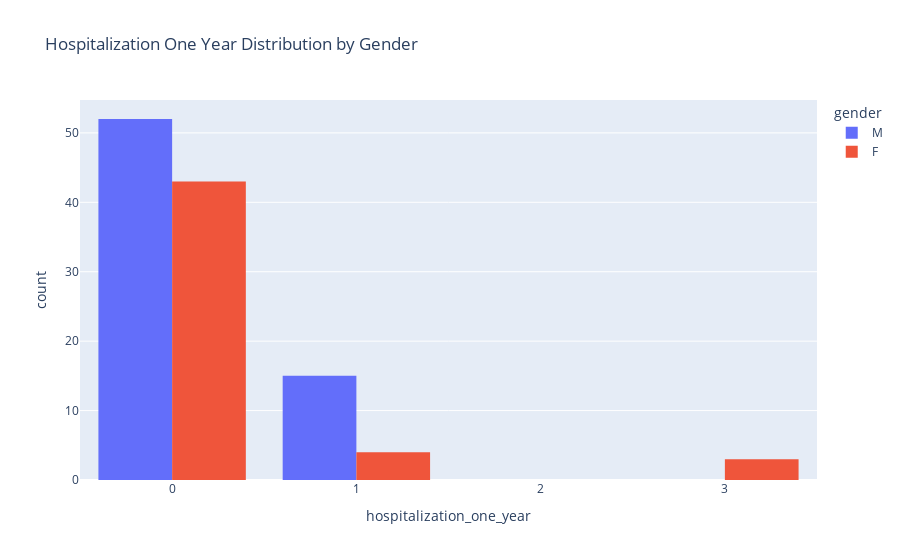

Notebook cell for this chart:
### Code cell
# A histogram for Hospitalization One Year, split by Gender
fig = px.histogram(data, x='hospitalization_one_year', color='gender', barmode='group',
                   title='Hospitalization One Year Distribution by Gender')
fig.show()

### Figure 1 — Plotly figure (JSON) as saved in the notebook; plotly's stock layout.template omitted (floating-point values rounded to 4 significant figures)
{"data": [{"alignmentgroup": "True", "bingroup": "x", "hovertemplate": "gender=M<br>hospitalization_one_year=%{x}<br>count=%{y}<extra></extra>", "legendgroup": "M", "marker": {"color": "#636efa", "pattern": {"shape": ""}}, "name": "M", "offsetgroup": "M", "orientation": "v", "showlegend": true, "type": "histogram", "x": [0, 0, 0, 0, 0, 0, 0, 0, 1, 1, 1, 1, 0, 0, 0, 0, 0, 0, 0, 0, 0, 0, 0, 0, 1, 1, 0, 0, 0, 0, 0, 0, 0, 0, 0, 0, 0, 0, 1, 0, 0, 0, 0, 0, 0, 0, 0, 0, 0, 0, 0, 0, 0, 1, 1, 1, 0, 0, 0, 0, 0, 1, 1, 0, 1, 1, 1], "xaxis": "x", "yaxis": "y"}, {"alignmentgroup": "True", "bingroup": "x", "hovertemplate": "gender=F<br>hospitalization_one_year=%{x}<br>count=%{y}<extra></extra>", "legendgroup": "F", "marker": {"color": "#EF553B", "pattern": {"shape": ""}}, "name": "F", "offsetgroup": "F", "orientation": "v", "showlegend": true, "type": "histogram", "x": [1, 1, 1, 1, 0, 0, 0, 0, 0, 0, 0, 0, 0, 0, 0, 0, 0, 0, 0, 0, 0, 0, 0, 0, 0, 0, 0, 0, 0, 0, 0, 0, 0, 0, 0, 0, 0, 0, 0, 3, 3, 3, 0, 0, 0, 0, 0, 0, 0, 0], "xaxis": "x", "yaxis": "y"}], "layout": {"autosize": true, "barmode": "group", "legend": {"title": {"text": "gender"}, "tracegroupgap": 0}, "title": {"text": "Hospitalization One Year Distribution by Gender"}, "xaxis": {"anchor": "y", "autorange": true, "domain": [0, 1], "range": [-0.5, 3.5], "title": {"text": "hospitalization_one_year"}, "type": "linear"}, "yaxis": {"anchor": "x", "autorange": true, "domain": [0, 1], "range": [0, 54.74], "title": {"text": "count"}}}}
